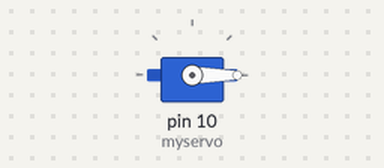
The sketch below on a simulated Arduino Uno, built with avr-gcc and run on an emulated ATmega328P. Parts: servo.

Above: at 0.05 s.
At 1.25 s:
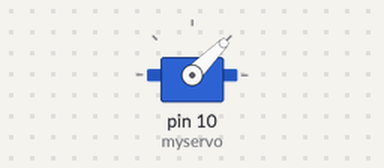
At 2.5 s:
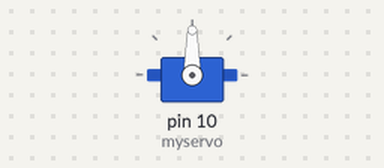
At 5.0 s:
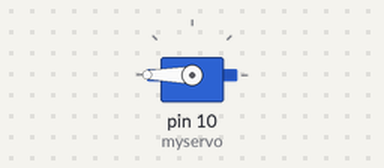
Timing chart, 0 to 6.5 s (numbered marks = the images above):
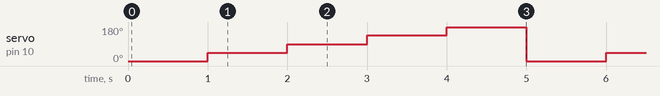

Measured:
- by itself, servo on pin 10 (myservo): repeats every 5.0 s: 90° 1.0 s, 136° 1.0 s, 180° 1.0 s, 0° 1.0 s, 45° 1.0 s

The sketch:

Basic_Servo.ino
```cpp
#include <Servo.h> //ต้องลง library Servo.h

Servo myservo; //ประกาศตัวแปรแทน Servo

void setup()
{
  myservo.attach(10); // กำหนดขา D10 ควบคุม Servo ขาที่ 16
}

void loop()
{
  myservo.write(0); // สั่งให้ Servo หมุนไปองศาที่ 0
  delay(1000); // หน่วงเวลา 1000ms
  myservo.write(45); // สั่งให้ Servo หมุนไปองศาที่ 45
  delay(1000); // หน่วงเวลา 1000ms
  myservo.write(90); // สั่งให้ Servo หมุนไปองศาที่ 90
  delay(1000); // หน่วงเวลา 1000ms
  myservo.write(136); // สั่งให้ Servo หมุนไปองศาที่ 135
  delay(1000); // หน่วงเวลา 1000ms
  myservo.write(180); // สั่งให้ Servo หมุนไปองศาที่ 180
  delay(1000); // หน่วงเวลา 1000ms

 }
```
